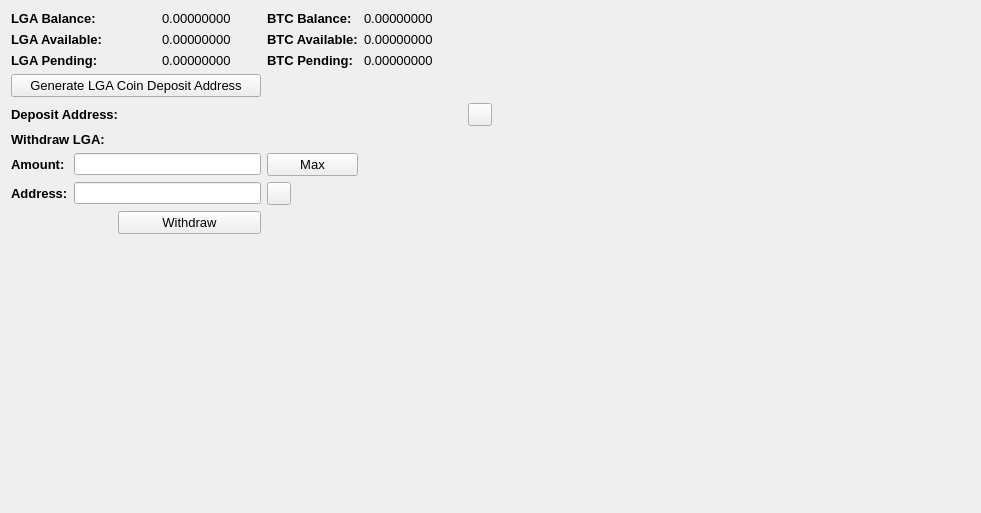
     <widget class="QWidget" name="BalanceTab">
      <attribute name="title">
       <string>Balance</string>
      </attribute>
      <layout class="QGridLayout" name="gridLayout_2">
       <item row="0" column="0" colspan="2">
        <widget class="QLabel" name="label_11">
         <property name="font">
          <font>
           <pointsize>10</pointsize>
           <weight>75</weight>
           <bold>true</bold>
          </font>
         </property>
         <property name="text">
          <string>LGA Balance:</string>
         </property>
        </widget>
       </item>
       <item row="0" column="3">
        <widget class="QLabel" name="LGABalanceLabel">
         <property name="font">
          <font>
           <pointsize>10</pointsize>
          </font>
         </property>
         <property name="text">
          <string>0.00000000</string>
         </property>
         <property name="textInteractionFlags">
          <set>Qt::LinksAccessibleByMouse|Qt::TextSelectableByMouse</set>
         </property>
        </widget>
       </item>
       <item row="0" column="4">
        <widget class="QLabel" name="label_12">
         <property name="font">
          <font>
           <pointsize>10</pointsize>
           <weight>75</weight>
           <bold>true</bold>
          </font>
         </property>
         <property name="text">
          <string>BTC Balance:</string>
         </property>
        </widget>
       </item>
       <item row="0" column="5">
        <widget class="QLabel" name="BitcoinBalanceLabel">
         <property name="font">
          <font>
           <pointsize>10</pointsize>
          </font>
         </property>
         <property name="text">
          <string>0.00000000</string>
         </property>
         <property name="textInteractionFlags">
          <set>Qt::LinksAccessibleByMouse|Qt::TextSelectableByMouse</set>
         </property>
        </widget>
       </item>
       <item row="0" column="7" rowspan="10">
        <spacer name="horizontalSpacer_4">
         <property name="orientation">
          <enum>Qt::Horizontal</enum>
         </property>
         <property name="sizeHint" stdset="0">
          <size>
           <width>478</width>
           <height>488</height>
          </size>
         </property>
        </spacer>
       </item>
       <item row="1" column="0" colspan="2">
        <widget class="QLabel" name="label_13">
         <property name="font">
          <font>
           <pointsize>10</pointsize>
           <weight>75</weight>
           <bold>true</bold>
          </font>
         </property>
         <property name="text">
          <string>LGA Available:</string>
         </property>
        </widget>
       </item>
       <item row="1" column="3">
        <widget class="QLabel" name="LGAAvailableLabel_2">
         <property name="font">
          <font>
           <pointsize>10</pointsize>
          </font>
         </property>
         <property name="text">
          <string>0.00000000</string>
         </property>
         <property name="textInteractionFlags">
          <set>Qt::LinksAccessibleByMouse|Qt::TextSelectableByMouse</set>
         </property>
        </widget>
       </item>
       <item row="1" column="4">
        <widget class="QLabel" name="label_15">
         <property name="font">
          <font>
           <pointsize>10</pointsize>
           <weight>75</weight>
           <bold>true</bold>
          </font>
         </property>
         <property name="text">
          <string>BTC Available:</string>
         </property>
        </widget>
       </item>
       <item row="1" column="5">
        <widget class="QLabel" name="BitcoinAvailableLabel">
         <property name="font">
          <font>
           <pointsize>10</pointsize>
          </font>
         </property>
         <property name="text">
          <string>0.00000000</string>
         </property>
         <property name="textInteractionFlags">
          <set>Qt::LinksAccessibleByMouse|Qt::TextSelectableByMouse</set>
         </property>
        </widget>
       </item>
       <item row="2" column="0" colspan="2">
        <widget class="QLabel" name="label_14">
         <property name="font">
          <font>
           <pointsize>10</pointsize>
           <weight>75</weight>
           <bold>true</bold>
          </font>
         </property>
         <property name="text">
          <string>LGA Pending:</string>
         </property>
        </widget>
       </item>
       <item row="2" column="3">
        <widget class="QLabel" name="LGAPendingLabel">
         <property name="font">
          <font>
           <pointsize>10</pointsize>
          </font>
         </property>
         <property name="text">
          <string>0.00000000</string>
         </property>
         <property name="textInteractionFlags">
          <set>Qt::LinksAccessibleByMouse|Qt::TextSelectableByMouse</set>
         </property>
        </widget>
       </item>
       <item row="2" column="4">
        <widget class="QLabel" name="label_31">
         <property name="font">
          <font>
           <pointsize>10</pointsize>
           <weight>75</weight>
           <bold>true</bold>
          </font>
         </property>
         <property name="text">
          <string>BTC Pending:</string>
         </property>
        </widget>
       </item>
       <item row="2" column="5">
        <widget class="QLabel" name="BitcoinPendingLabel">
         <property name="font">
          <font>
           <pointsize>10</pointsize>
          </font>
         </property>
         <property name="text">
          <string>0.00000000</string>
         </property>
         <property name="textInteractionFlags">
          <set>Qt::LinksAccessibleByMouse|Qt::TextSelectableByMouse</set>
         </property>
        </widget>
       </item>
       <item row="3" column="0" colspan="4">
        <widget class="QPushButton" name="GenDepositBTN">
         <property name="font">
          <font>
           <pointsize>10</pointsize>
          </font>
         </property>
         <property name="text">
          <string>Generate LGA Coin Deposit Address</string>
         </property>
        </widget>
       </item>
       <item row="4" column="0" colspan="3">
        <widget class="QLabel" name="label_33">
         <property name="font">
          <font>
           <pointsize>10</pointsize>
           <weight>75</weight>
           <bold>true</bold>
          </font>
         </property>
         <property name="text">
          <string>Deposit Address:</string>
         </property>
        </widget>
       </item>
       <item row="4" column="3" colspan="3">
        <widget class="QLabel" name="DepositAddressLabel">
         <property name="minimumSize">
          <size>
           <width>300</width>
           <height>0</height>
          </size>
         </property>
         <property name="palette">
          <palette>
           <active>
            <colorrole role="WindowText">
             <brush brushstyle="SolidPattern">
              <color alpha="255">
               <red>0</red>
               <green>0</green>
               <blue>0</blue>
              </color>
             </brush>
            </colorrole>
            <colorrole role="Text">
             <brush brushstyle="SolidPattern">
              <color alpha="255">
               <red>0</red>
               <green>0</green>
               <blue>255</blue>
              </color>
             </brush>
            </colorrole>
           </active>
           <inactive>
            <colorrole role="WindowText">
             <brush brushstyle="SolidPattern">
              <color alpha="255">
               <red>0</red>
               <green>0</green>
               <blue>0</blue>
              </color>
             </brush>
            </colorrole>
            <colorrole role="Text">
             <brush brushstyle="SolidPattern">
              <color alpha="255">
               <red>0</red>
               <green>0</green>
               <blue>255</blue>
              </color>
             </brush>
            </colorrole>
           </inactive>
           <disabled>
            <colorrole role="WindowText">
             <brush brushstyle="SolidPattern">
              <color alpha="255">
               <red>120</red>
               <green>120</green>
               <blue>120</blue>
              </color>
             </brush>
            </colorrole>
            <colorrole role="Text">
             <brush brushstyle="SolidPattern">
              <color alpha="255">
               <red>120</red>
               <green>120</green>
               <blue>120</blue>
              </color>
             </brush>
            </colorrole>
           </disabled>
          </palette>
         </property>
         <property name="font">
          <font>
           <pointsize>10</pointsize>
           <weight>75</weight>
           <bold>true</bold>
          </font>
         </property>
         <property name="text">
          <string/>
         </property>
         <property name="alignment">
          <set>Qt::AlignRight|Qt::AlignTrailing|Qt::AlignVCenter</set>
         </property>
         <property name="textInteractionFlags">
          <set>Qt::LinksAccessibleByMouse|Qt::TextSelectableByKeyboard|Qt::TextSelectableByMouse</set>
         </property>
        </widget>
       </item>
       <item row="4" column="6">
        <widget class="QToolButton" name="DepositCopyButton">
         <property name="toolTip">
          <string>Copy to clipboard</string>
         </property>
         <property name="text">
          <string/>
         </property>
         <property name="icon">
          <iconset resource="../bitcoin.qrc">
           <normaloff>:/icons/editcopy</normaloff>:/icons/editcopy</iconset>
         </property>
         <property name="shortcut">
          <string>Alt+P</string>
         </property>
        </widget>
       </item>
       <item row="5" column="0" colspan="2">
        <widget class="QLabel" name="label_34">
         <property name="font">
          <font>
           <pointsize>10</pointsize>
           <weight>75</weight>
           <bold>true</bold>
          </font>
         </property>
         <property name="text">
          <string>Withdraw LGA:</string>
         </property>
        </widget>
       </item>
       <item row="6" column="0">
        <widget class="QLabel" name="label_26">
         <property name="font">
          <font>
           <pointsize>10</pointsize>
           <weight>75</weight>
           <bold>true</bold>
          </font>
         </property>
         <property name="text">
          <string>Amount:</string>
         </property>
        </widget>
       </item>
       <item row="6" column="1" colspan="3">
        <widget class="QLineEdit" name="WithdrawUnitsInput">
         <property name="font">
          <font>
           <pointsize>9</pointsize>
           <weight>75</weight>
           <bold>true</bold>
          </font>
         </property>
         <property name="text">
          <string/>
         </property>
        </widget>
       </item>
       <item row="6" column="4">
        <widget class="QPushButton" name="Withdraw_Max_Amount">
         <property name="font">
          <font>
           <pointsize>10</pointsize>
          </font>
         </property>
         <property name="text">
          <string>Max</string>
         </property>
        </widget>
       </item>
       <item row="7" column="0">
        <widget class="QLabel" name="label_10">
         <property name="font">
          <font>
           <pointsize>10</pointsize>
           <weight>75</weight>
           <bold>true</bold>
          </font>
         </property>
         <property name="text">
          <string>Address:</string>
         </property>
        </widget>
       </item>
       <item row="7" column="1" colspan="3">
        <widget class="QLineEdit" name="WithdrawAddress">
         <property name="font">
          <font>
           <pointsize>9</pointsize>
           <weight>75</weight>
           <bold>true</bold>
          </font>
         </property>
        </widget>
       </item>
       <item row="7" column="4">
        <widget class="QToolButton" name="WithdrawPasteButton">
         <property name="toolTip">
          <string>Paste from clipboard</string>
         </property>
         <property name="text">
          <string/>
         </property>
         <property name="icon">
          <iconset resource="../bitcoin.qrc">
           <normaloff>:/icons/editpaste</normaloff>:/icons/editpaste</iconset>
         </property>
         <property name="shortcut">
          <string>Alt+P</string>
         </property>
        </widget>
       </item>
       <item row="8" column="2" colspan="2">
        <widget class="QPushButton" name="WithdrawUnitsBtn">
         <property name="font">
          <font>
           <pointsize>10</pointsize>
          </font>
         </property>
         <property name="text">
          <string>Withdraw</string>
         </property>
        </widget>
       </item>
       <item row="9" column="0" colspan="6">
        <spacer name="verticalSpacer">
         <property name="orientation">
          <enum>Qt::Vertical</enum>
         </property>
         <property name="sizeHint" stdset="0">
          <size>
           <width>428</width>
           <height>262</height>
          </size>
         </property>
        </spacer>
       </item>
      </layout>
      <zorder>label_31</zorder>
      <zorder>label_15</zorder>
      <zorder>label_12</zorder>
      <zorder>label_14</zorder>
      <zorder>label_13</zorder>
      <zorder>label_11</zorder>
      <zorder>BitcoinBalanceLabel</zorder>
      <zorder>LGABalanceLabel</zorder>
      <zorder>LGAAvailableLabel_2</zorder>
      <zorder>LGAPendingLabel</zorder>
      <zorder>BitcoinAvailableLabel</zorder>
      <zorder>BitcoinPendingLabel</zorder>
      <zorder>label_33</zorder>
      <zorder>GenDepositBTN</zorder>
      <zorder>DepositAddressLabel</zorder>
      <zorder>Withdraw_Max_Amount</zorder>
      <zorder>label_34</zorder>
      <zorder>WithdrawUnitsInput</zorder>
      <zorder>label_10</zorder>
      <zorder>label_26</zorder>
      <zorder>WithdrawAddress</zorder>
      <zorder>WithdrawUnitsBtn</zorder>
      <zorder>horizontalSpacer_4</zorder>
      <zorder>verticalSpacer</zorder>
      <zorder>WithdrawPasteButton</zorder>
      <zorder>DepositCopyButton</zorder>
     </widget>
